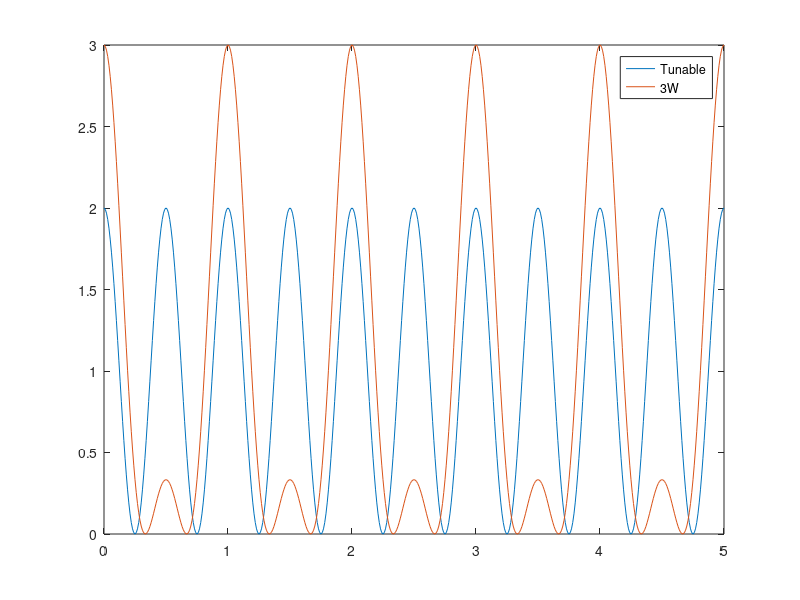
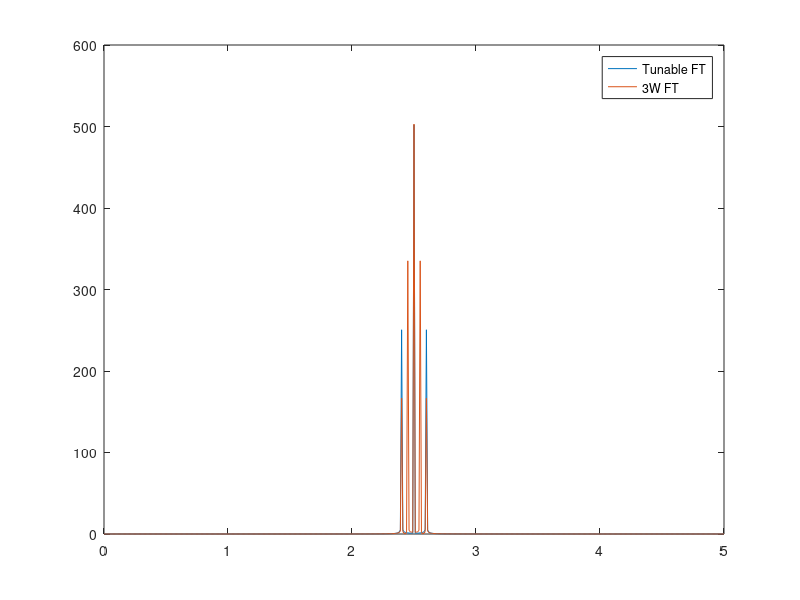
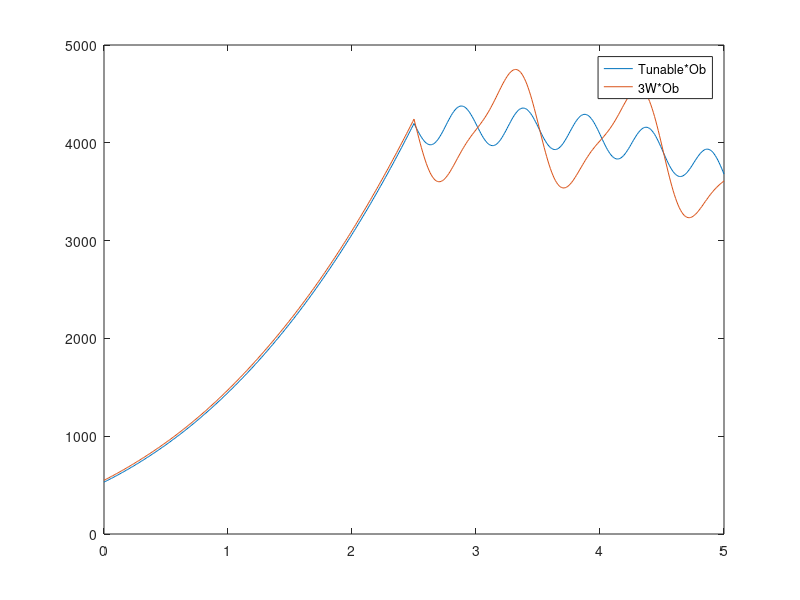
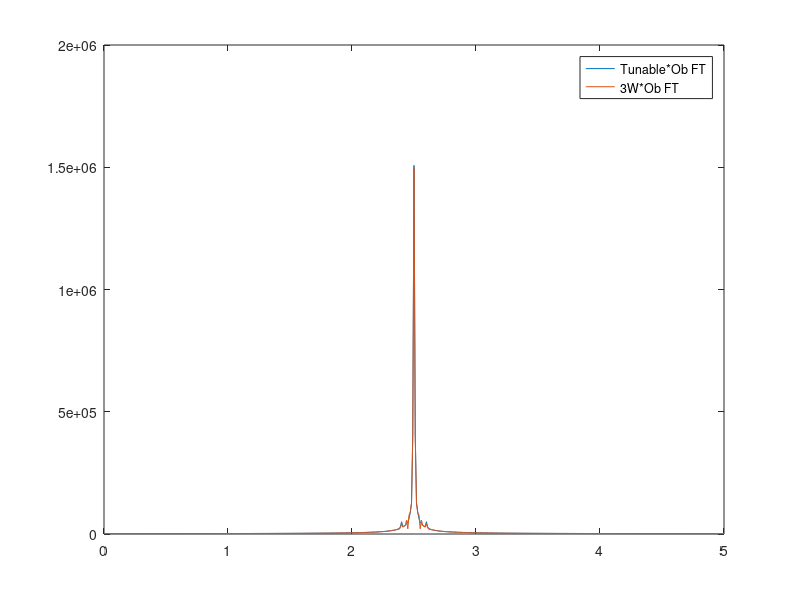

MATLAB code to generate these figures, in order:
y       = 0:0.01:5;
omegaXY = 2;
iTN     = 1 + cos(2*pi*omegaXY*y);
i3W     = 1 + 2/3*cos(2*pi*omegaXY*y) + 4/3*cos(2*pi*omegaXY*y/2);
figure;
plot(y,iTN,'DisplayName','Tunable');
hold on;
plot(y,i3W,'DisplayName','3W');
legend;

iTNFT = abs(fftshift(fft(iTN)));
i3WFT = abs(fftshift(fft(i3W)));
figure;
plot(y,iTNFT,'DisplayName','Tunable FT');
hold on;
plot(y,i3WFT,'DisplayName','3W FT');
legend;

%%
uniOb = y.^2;
iTNOb = conv(iTN, uniOb, 'same');
i3WOb = conv(i3W, uniOb, 'same');
figure;
plot(y, iTNOb,'DisplayName','Tunable*Ob');
hold on;
plot(y, i3WOb,'DisplayName','3W*Ob');
legend;

%%
iTNObFT = abs(fftshift(fft(iTNOb)));
i3WObFT = abs(fftshift(fft(i3WOb)));
figure;
plot(y,iTNObFT,'DisplayName','Tunable*Ob FT');
hold on;
plot(y,i3WObFT,'DisplayName','3W*Ob FT');
legend;